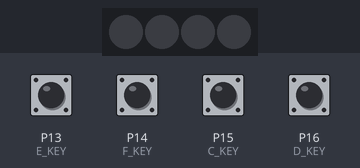
A program run on a simulated BBC micro:bit running MicroPython. Shown: 4 RGB LEDs in strip order, left to right. Inputs (shaded band) come from the test bench; at power-on: P13 (E_KEY), P14 (F_KEY), P15 (C_KEY), P16 (D_KEY) HIGH. Dim RGB values are drawn brighter than linear; random numbers come from a fixed seed.

Above: at 1.2 s.
1.3 s: P13 (E_KEY) pulled LOW for 0.15 s
At 1.96 s:
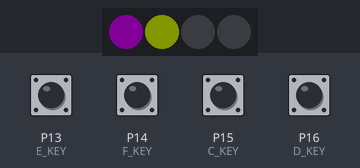
4.3 s: P15 (C_KEY) pulled LOW for 0.15 s
At 5.3 s:
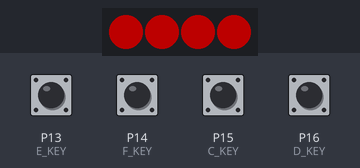
7.4 s: P16 (D_KEY) pulled LOW for 0.15 s
At 7.89 s:
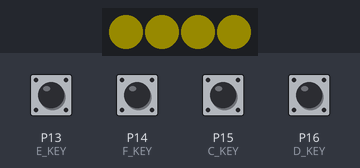
10.5 s: P14 (F_KEY) pulled LOW for 0.15 s
At 10.94 s:
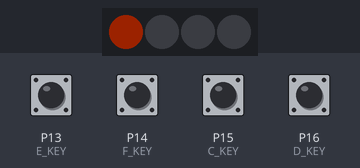
13.5 s: P13 (E_KEY) pulled LOW for 0.15 s
At 14.57 s:
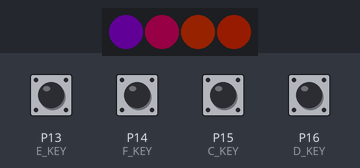
16.5 s: P13 (E_KEY) pulled LOW for 1 s
At 17.8 s:
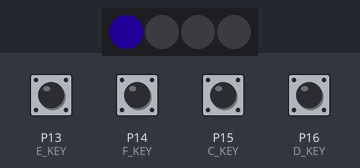
Timing chart, 0 to 22.7 s (numbered marks = the images above; inputs shaded):
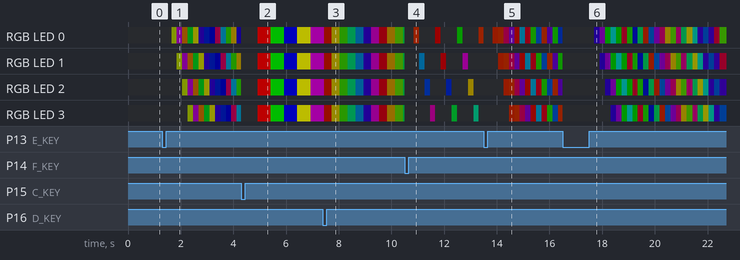

The program:

Lesson02.py
```python
from microbit import *
import neopixel
import random
import utime

# ==================== Global Variable Initialization ====================
calor = 0                  # HSL hue value (0-359)
Mode = 0                   # Current operating mode (0-4; 0 = off)
np_pin = pin8              # Neopixel data pin (P8)
np_num = 4                 # Number of LED pixels in the strip
strip = neopixel.NeoPixel(np_pin, np_num)

# Global brightness factor (adjustable; 0.3 = 30% brightness)
BRIGHTNESS = 0.3

# Button pin definitions (JoyBit expansion board)
C_KEY = pin15   # Left button → Mode 1
D_KEY = pin16  # Right button → Mode 2
E_KEY = pin13     # Up button → Mode 3
F_KEY = pin14   # Down button → Mode 4

# Non-blocking mode state variables
mode1_index = 0      # Current color index for Mode 1
mode4_index = 0      # Current lit pixel index for Mode 4
last_btn_time = 0    # Button debounce timestamp (prevents sleep blocking)
btn_debounce_ms = 20 # Button debounce duration (ms)

# Non-blocking delay timestamps (independent for each mode to avoid interference)
mode1_last_time = 0  # Color switch timestamp for Mode 1
mode2_last_time = 0  # Hue gradient timestamp for Mode 2
mode3_last_time = 0  # Pixel shift timestamp for Mode 3
mode4_last_time = 0  # Pixel toggle timestamp for Mode 4

# Mode delay configuration (adjustable as needed)
MODE1_DELAY = 500    # Mode 1 color switch interval (ms)
MODE2_DELAY = 5      # Mode 2 hue gradient interval (ms)
MODE3_DELAY = 200    # Mode 3 pixel shift interval (ms)
MODE4_DELAY = 200    # Mode 4 pixel toggle interval (ms)

# ==================== Utility Functions ====================
# HSL to RGB conversion + brightness scaling
def hsl_to_rgb(h, s, l):
    h = h % 360
    s /= 100.0
    l /= 100.0

    c = (1 - abs(2 * l - 1)) * s
    x = c * (1 - abs((h / 60) % 2 - 1))
    m = l - c / 2

    if 0 <= h < 60:
        r, g, b = c, x, 0
    elif 60 <= h < 120:
        r, g, b = x, c, 0
    elif 120 <= h < 180:
        r, g, b = 0, c, x
    elif 180 <= h < 240:
        r, g, b = 0, x, c
    elif 240 <= h < 300:
        r, g, b = x, 0, c
    else:
        r, g, b = c, 0, x

    r = int((r + m) * 255 * BRIGHTNESS)
    g = int((g + m) * 255 * BRIGHTNESS)
    b = int((b + m) * 255 * BRIGHTNESS)
    return (r, g, b)

# Non-blocking button detection (timestamp-based debounce)
def check_btn(pin):
    global last_btn_time
    current_time = utime.ticks_ms()
    # 1. Detect button press (pull-up → low level) 2. Debounce time elapsed
    if pin.read_digital() == 0 and utime.ticks_diff(current_time, last_btn_time) > btn_debounce_ms:
        last_btn_time = current_time  # Update debounce timestamp
        return True
    return False

# Manual neopixel right shift (non-blocking)
def neopixel_shift(strip):
    last_pixel = strip[np_num - 1]
    for i in range(np_num - 1, 0, -1):
        strip[i] = strip[i - 1]
    strip[0] = strip[0]

# ==================== Full Non-Blocking Mode Execution Functions ====================
def run_mode1():
    global mode1_index, mode1_last_time
    current_time = utime.ticks_ms()
    # Only switch color when delay interval is reached (non-blocking)
    if utime.ticks_diff(current_time, mode1_last_time) > MODE1_DELAY:
        mode1_last_time = current_time  # Update timestamp
        # Mode 1 color list (brightness-scaled)
        colors = [
            (int(255 * BRIGHTNESS), 0, 0),    # Red
            (0, int(255 * BRIGHTNESS), 0),    # Green
            (0, 0, int(255 * BRIGHTNESS)),    # Blue
            (int(255 * BRIGHTNESS), int(255 * BRIGHTNESS), 0),  # Yellow
            (int(128 * BRIGHTNESS), 0, int(128 * BRIGHTNESS))   # Purple
        ]
        strip.fill(colors[mode1_index])
        strip.show()
        mode1_index = (mode1_index + 1) % len(colors)

def run_mode2():
    global calor, mode2_last_time
    current_time = utime.ticks_ms()
    if utime.ticks_diff(current_time, mode2_last_time) > MODE2_DELAY:
        mode2_last_time = current_time
        calor = (calor + 1) % 360
        rgb = hsl_to_rgb(calor, 99, 15)
        strip.fill(rgb)
        strip.show()

def run_mode3():
    global mode3_last_time
    current_time = utime.ticks_ms()
    if utime.ticks_diff(current_time, mode3_last_time) > MODE3_DELAY:
        mode3_last_time = current_time
        neopixel_shift(strip)
        rand_h = random.randint(0, 360)
        rgb = hsl_to_rgb(rand_h, 99, 15)
        strip[0] = rgb
        strip.show()

def run_mode4():
    global mode4_index, mode4_last_time
    current_time = utime.ticks_ms()
    if utime.ticks_diff(current_time, mode4_last_time) > MODE4_DELAY:
        mode4_last_time = current_time
        strip.fill((0, 0, 0))  # Clear all pixels
        rand_h = random.randint(0, 360)
        rgb = hsl_to_rgb(rand_h, 99, 18)
        strip[mode4_index] = rgb
        strip.show()
        # Cycle index (0-3)
        mode4_index = (mode4_index + 1) % np_num

# ==================== Initialization ====================
def init():
    # Initialize button pull-up resistors
    C_KEY.set_pull(C_KEY.PULL_UP)
    D_KEY.set_pull(D_KEY.PULL_UP)
    E_KEY.set_pull(E_KEY.PULL_UP)
    F_KEY.set_pull(F_KEY.PULL_UP)
    # Initialize neopixel strip to off state
    strip.fill((0, 0, 0))
    strip.show()
    # Initialize mode timestamps (prevent immediate trigger on startup)
    global mode1_last_time, mode2_last_time, mode3_last_time, mode4_last_time
    current_time = utime.ticks_ms()
    mode1_last_time = current_time
    mode2_last_time = current_time
    mode3_last_time = current_time
    mode4_last_time = current_time

# ==================== Main Loop (Fully Non-Blocking) ====================
if __name__ == "__main__":
    init()
    while True:
        # ========== Step 1: Highest Priority - Button Detection (No Blocking) ==========
        if check_btn(C_KEY):
            Mode = 1
            mode1_index = 0
            mode1_last_time = utime.ticks_ms()  # Reset Mode 1 timestamp
            strip.fill((0, 0, 0))
            strip.show()
        elif check_btn(D_KEY):
            Mode = 2
            mode2_last_time = utime.ticks_ms()  # Reset Mode 2 timestamp
            strip.fill((0, 0, 0))
            strip.show()
        elif check_btn(E_KEY):
            Mode = 3
            mode3_last_time = utime.ticks_ms()  # Reset Mode 3 timestamp
            strip.fill((0, 0, 0))
            strip.show()
        elif check_btn(F_KEY):
            Mode = 4
            mode4_index = 0
            mode4_last_time = utime.ticks_ms()  # Reset Mode 4 timestamp
            strip.fill((0, 0, 0))
            strip.show()

        # ========== Step 2: Execute Current Mode (Fully Non-Blocking) ==========
        if Mode == 1:
            run_mode1()
        elif Mode == 2:
            run_mode2()
        elif Mode == 3:
            run_mode3()
        elif Mode == 4:
            run_mode4()
        else:
            # Mode 0: Turn off neopixel strip (short delay to reduce CPU usage)
            strip.fill((0, 0, 0))
            strip.show()
            utime.sleep_ms(10)  # 10ms delay doesn't affect button response (negligible)
```
